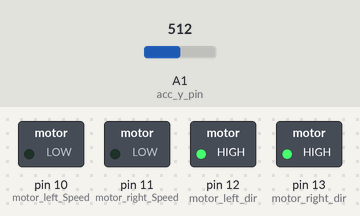
Recording of a sketch running on a simulated Arduino Uno, built with avr-gcc and run on an emulated ATmega328P. Shown: switched loads named in the sketch (green lamp = pin HIGH). The inputs (shaded band) are chosen by the test bench; at power-on: A1 (acc_y_pin) = 512.

Above: at 0.1 s.
Timing chart, 0 to 1.6 s (numbered marks = the images above):
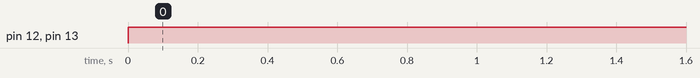

The sketch:

sbrmain.ino
```cpp
// Robot Control System
// K-F Johansson, H. Sandström
// 2013-02-10

//Constants
const int BACKWARDS = 0;
const int FORWARDS = 1;
const int MOTOR_RIGHT = 13;
const int MOTOR_LEFT = 12;
const int BALANCED_VALUE = 517;

//Pin configuration motor
int motor_right_Speed = 11;     // sp B
int motor_left_Speed = 10;      // sp A
int motor_right_dir = 13;       // dir B
int motor_left_dir = 12;        // dir A

// Pin configuration accelerometer
int acc_x_pin = 0;
int acc_y_pin = 1;
int acc_x_value = 0;
int acc_y_value = 0;

// Acceloremeter mean value
int mean_value = 0;


void setup() {
  pinMode(motor_right_Speed, OUTPUT);
  pinMode(motor_left_Speed, OUTPUT);
  pinMode(motor_right_dir, OUTPUT);
  pinMode(motor_left_dir, OUTPUT);

  // Set the reference to 3.3V
  analogReference(EXTERNAL);
  //mean_value = calc_mean_value(50);

  //debug
  /*
  Serial.begin(9600);
  Serial.println("Init debug sequence...");
  Serial.println("=====================================");
  Serial.print("Mean value=");
  Serial.println(mean_value);
  Serial.println("=====================================");
  */
}

void loop()
{
  acc_y_value = analogRead(acc_y_pin);

  digitalWrite(motor_right_dir, HIGH);
  digitalWrite(motor_left_dir, HIGH);

  /*
  if(acc_y_value > BALANCED_VALUE)
  {
    motorspeed(MOTOR_RIGHT, 100,  FORWARDS);
    motorspeed(MOTOR_LEFT, 100, FORWARDS);
    Serial.print("BIGGER than reference!");
  }
  else if(acc_y_value < BALANCED_VALUE)
  {
    motorspeed(MOTOR_RIGHT, 100,  BACKWARDS);
    motorspeed(MOTOR_LEFT, 100, BACKWARDS);
    Serial.print("SMALLER than reference!");
  }
  else
  {
    motorspeed(MOTOR_RIGHT, 0,  BACKWARDS);
    motorspeed(MOTOR_LEFT, 0, BACKWARDS);
    Serial.print("SAME as reference.");
  }
  */

  Serial.println("");
  Serial.print("Y=");
  Serial.println(acc_y_value);
}

void motorspeed(int motor, int speed_percent, int dir)
{
  //Set direction
  if(dir == FORWARDS)
  {
    if(motor == MOTOR_RIGHT)
    {
      digitalWrite(motor_right_dir, HIGH);
    }
    else
    {
      digitalWrite(motor_left_dir, HIGH);
    }
  }
  else
  {
    if(motor == MOTOR_RIGHT)
    {
      digitalWrite(motor_right_dir, LOW);
    }
    else
    {
      digitalWrite(motor_left_dir, LOW);
    }
  }

  //Set speed
  //0-100 till 0-255
  int Speed = (255/100)*speed_percent;

  if(motor == MOTOR_RIGHT)
    {
      analogWrite(motor_right_Speed, Speed);
    }
    else
    {
      analogWrite(motor_left_Speed, Speed);
    }

}

// Calculate mean value
int calc_mean_value(int max_samples)
{
  int samples = 0;
  int total_value = 0;

  while(samples < max_samples)
  {
    acc_x_value = analogRead(acc_x_pin);
    total_value += acc_x_value;
    samples++;
  }

  return (total_value / samples);
}
```

Measured:
- by itself, pin 12 (motor_left_dir), pin 13 (motor_right_dir): LOW → HIGH at 0.00 s
